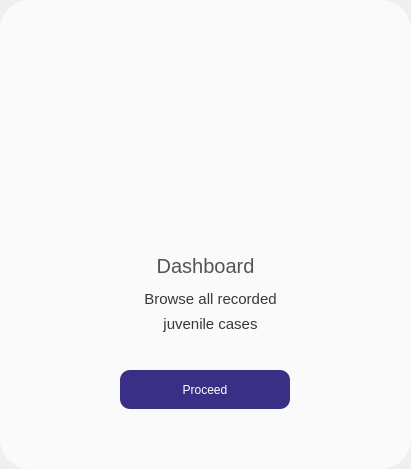
<?xml version="1.0" encoding="UTF-8"?>
<ui version="4.0">
 <class>Form</class>
 <widget class="QWidget" name="Form">
  <property name="geometry">
   <rect>
    <x>0</x>
    <y>0</y>
    <width>411</width>
    <height>469</height>
   </rect>
  </property>
  <property name="windowTitle">
   <string>Form</string>
  </property>
  <property name="styleSheet">
   <string notr="true">border-radius: 30px;
border: none;
background-color: none;</string>
  </property>
  <widget class="QWidget" name="widget_2" native="true">
   <property name="geometry">
    <rect>
     <x>0</x>
     <y>0</y>
     <width>411</width>
     <height>469</height>
    </rect>
   </property>
   <property name="styleSheet">
    <string notr="true">background-color: rgba(255, 255, 255, 180);</string>
   </property>
   <widget class="QLabel" name="label_2">
    <property name="geometry">
     <rect>
      <x>90</x>
      <y>240</y>
      <width>231</width>
      <height>51</height>
     </rect>
    </property>
    <property name="styleSheet">
     <string notr="true">font-family: 'Inter 24pt ExtraBold';
font-size: 15pt;
color: #545454;
background: none;
border-radius: 0;</string>
    </property>
    <property name="text">
     <string>Dashboard</string>
    </property>
    <property name="alignment">
     <set>Qt::AlignCenter</set>
    </property>
   </widget>
   <widget class="QLabel" name="label">
    <property name="geometry">
     <rect>
      <x>85</x>
      <y>50</y>
      <width>241</width>
      <height>151</height>
     </rect>
    </property>
    <property name="styleSheet">
     <string notr="true">background: none;</string>
    </property>
    <property name="text">
     <string/>
    </property>
    <property name="pixmap">
     <pixmap>../icons/dashboard icon.png</pixmap>
    </property>
    <property name="scaledContents">
     <bool>true</bool>
    </property>
   </widget>
   <widget class="QPushButton" name="proceed_btn">
    <property name="geometry">
     <rect>
      <x>120</x>
      <y>370</y>
      <width>170</width>
      <height>39</height>
     </rect>
    </property>
    <property name="styleSheet">
     <string notr="true">QPushButton {
border:none;
font-family: 'Poppins';
font-size: 9pt;
background: none;
background-color: #3a2f86;
border-radius: 10px;
color: white;
}

QPushButton:hover {
background-color: #231c53;
}



</string>
    </property>
    <property name="text">
     <string>Proceed</string>
    </property>
   </widget>
   <widget class="QLabel" name="label_3">
    <property name="geometry">
     <rect>
      <x>110</x>
      <y>290</y>
      <width>201</width>
      <height>31</height>
     </rect>
    </property>
    <property name="styleSheet">
     <string notr="true">font-size: 11pt;
font-family: 'Poppins';
background: none;
color: #383838;</string>
    </property>
    <property name="text">
     <string>Browse all recorded</string>
    </property>
    <property name="alignment">
     <set>Qt::AlignHCenter|Qt::AlignTop</set>
    </property>
    <property name="wordWrap">
     <bool>true</bool>
    </property>
   </widget>
   <widget class="QLabel" name="label_7">
    <property name="geometry">
     <rect>
      <x>110</x>
      <y>315</y>
      <width>201</width>
      <height>31</height>
     </rect>
    </property>
    <property name="styleSheet">
     <string notr="true">font-size: 11pt;
font-family: 'Poppins';
background: none;
color: #383838;</string>
    </property>
    <property name="text">
     <string>juvenile cases</string>
    </property>
    <property name="alignment">
     <set>Qt::AlignHCenter|Qt::AlignTop</set>
    </property>
    <property name="wordWrap">
     <bool>true</bool>
    </property>
   </widget>
  </widget>
 </widget>
 <resources/>
 <connections/>
</ui>
